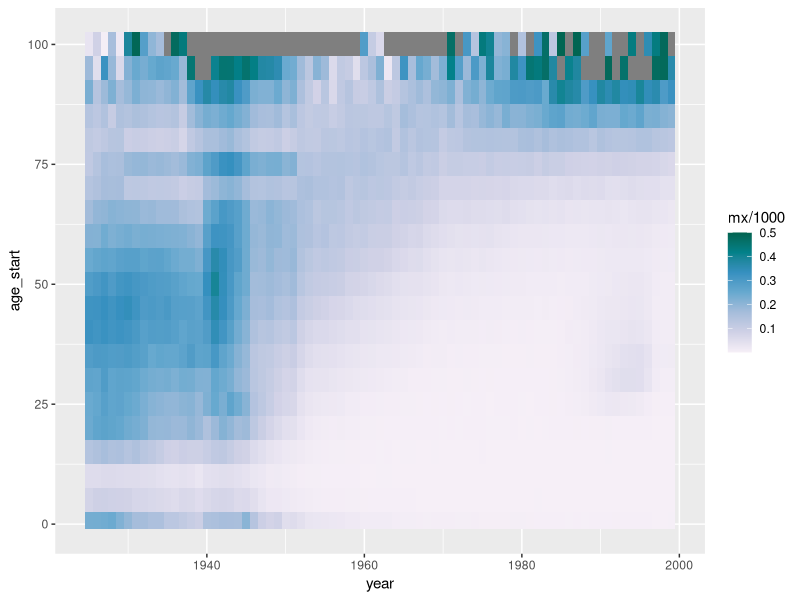
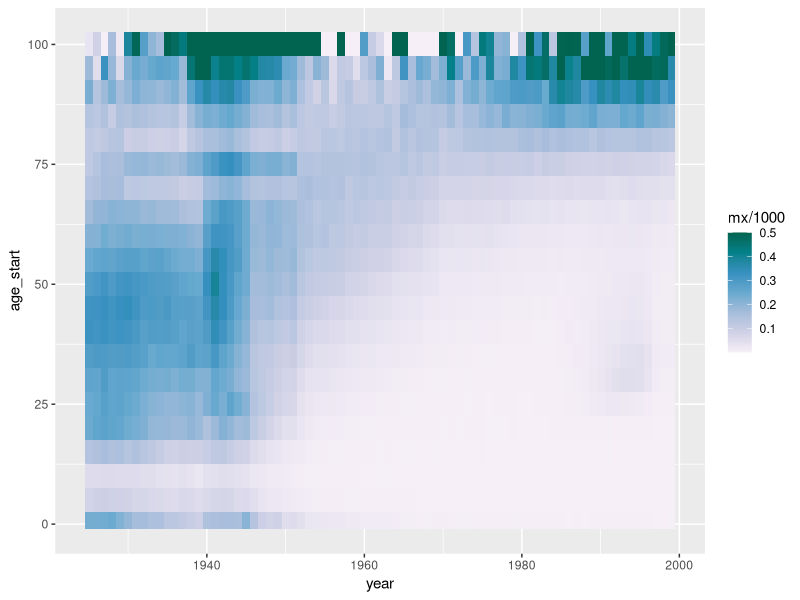
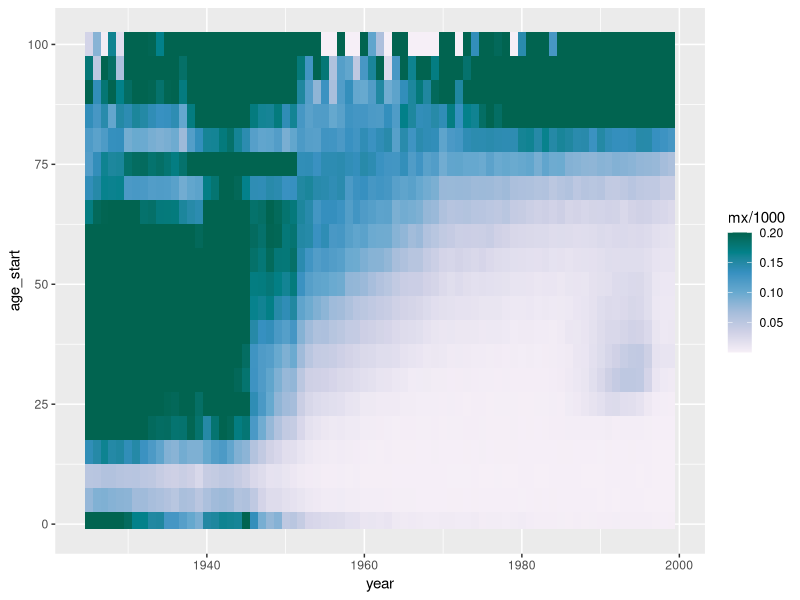
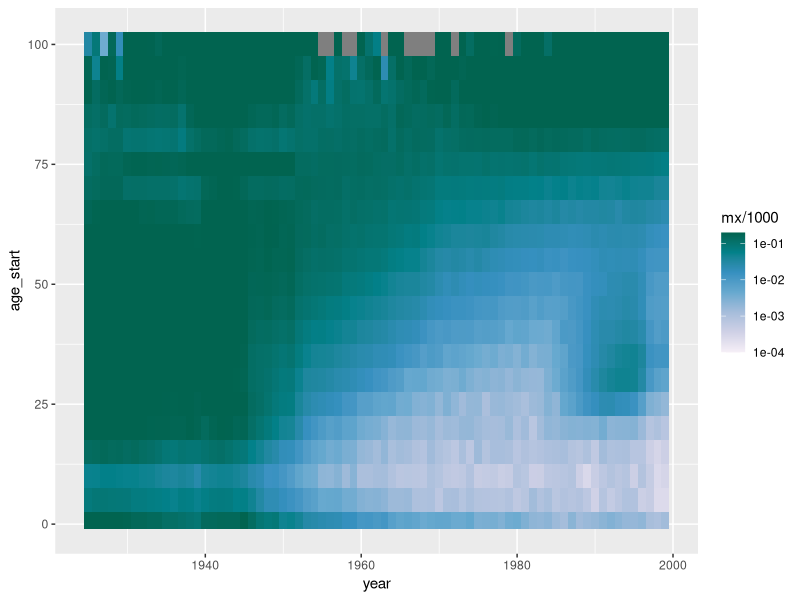

Here is the R script that generated these plots, in order:
######################################
# The decline of infectious diseases #
######################################

# Jonas Schöley, 2016-11-13

# Init --------------------------------------------------------------------

library(dplyr)
library(ggplot2)

# Data --------------------------------------------------------------------

# Mortality rates by cause of death over time by sex in France
# Souce: "INED" (https://www.ined.fr/en/everything_about_population/data/online-databases/death_causes_since_1925/)
cod <- read.csv("../data/ined-cod-fra-1925-1999-rates.csv", skip = 19)

cod %>%
  filter(sex == "total", cod == "001*-139*", age != "total") %>%
  group_by(year) %>%
  mutate(age_start = c(0, 1, seq(5, 100, 5)),
         age_width = c(diff(age_start), 5)) -> infect

# Which color scale is "correct"? -----------------------------------------

ggplot(infect) +
  geom_tile(aes(x = year, width = 1,
                y = age_start, height = age_width,
                fill = mx/1000)) +
  scale_fill_distiller(type = "seq", palette = "PuBuGn", direction = 1,
                       limits = c(0.0001, 0.5))

ggplot(infect) +
  geom_tile(aes(x = year, width = 1,
                y = age_start, height = age_width,
                fill = mx/1000)) +
  scale_fill_distiller(type = "seq", palette = "PuBuGn", direction = 1,
                       limits = c(0.0001, 0.5),
                       oob = scales::squish)

ggplot(infect) +
  geom_tile(aes(x = year, width = 1,
                y = age_start, height = age_width,
                fill = mx/1000)) +
  scale_fill_distiller(type = "seq", palette = "PuBuGn", direction = 1,
                       limits = c(0.0001, 0.2),
                       oob = scales::squish)

ggplot(infect) +
  geom_tile(aes(x = year, width = 1,
                y = age_start, height = age_width,
                fill = mx/1000)) +
  scale_fill_distiller(type = "seq", palette = "PuBuGn", direction = 1,
                       trans = "log10",
                       limits = c(0.0001, 0.2),
                       oob = scales::squish)